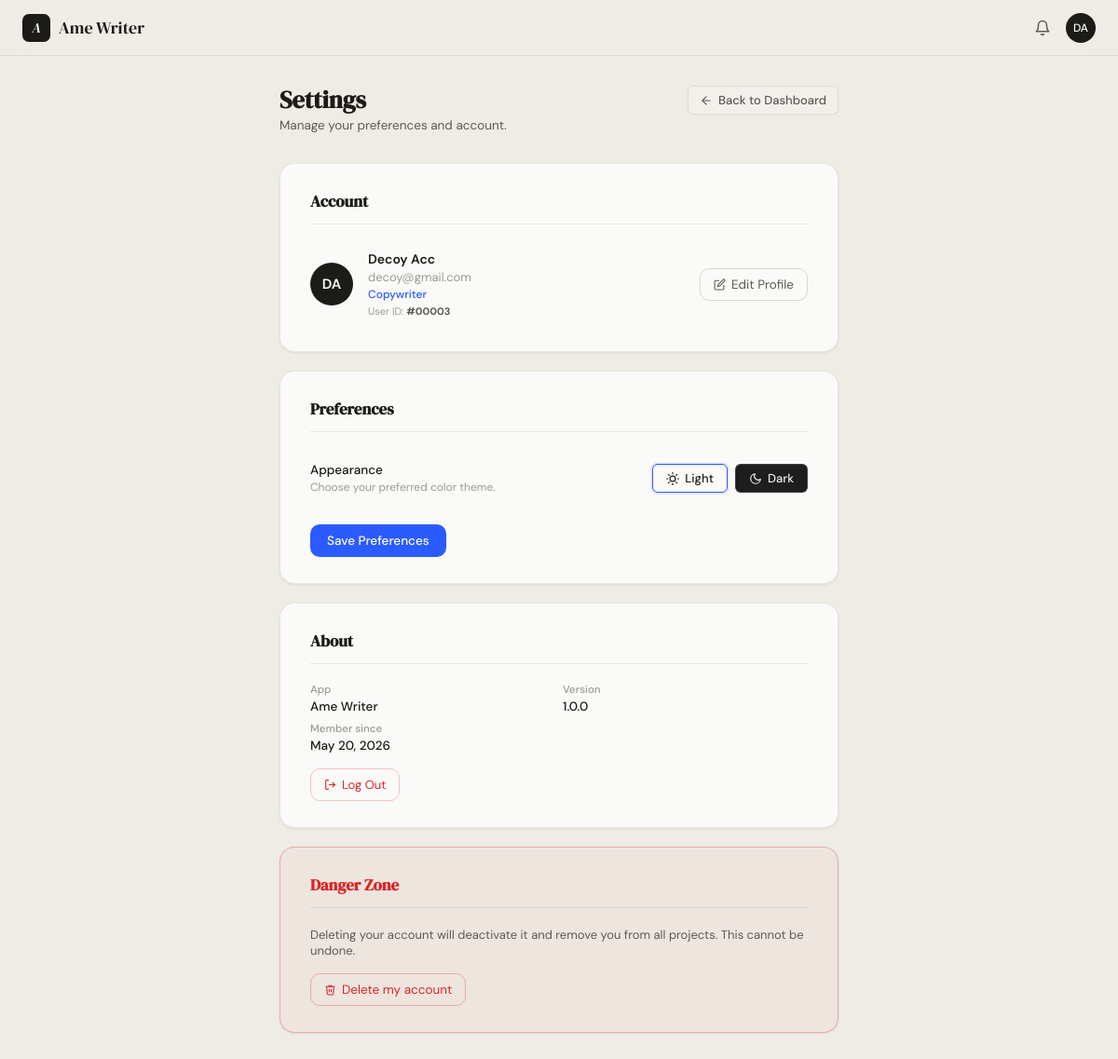
The app's page /settings.php (signed in) with its own data.
### tables this page shows
CREATE TABLE `users` (
  `id` int(11) NOT NULL,
  `name` varchar(100) NOT NULL,
  `email` varchar(150) NOT NULL,
  `password_hash` varchar(255) NOT NULL,
  `role` enum('speechwriter','ghostwriter','copywriter','journalist') DEFAULT 'copywriter',
  `is_active` tinyint(1) DEFAULT 1,
  `created_at` datetime DEFAULT current_timestamp(),
  `updated_at` datetime DEFAULT current_timestamp() ON UPDATE current_timestamp(),
  `settings` text DEFAULT NULL
);

### settings.php (the view, shortened to what this page needs)
<?php
$db      = getDB();
$user_id = (int) $_SESSION['user_id'];
$stmt = $db->prepare('SELECT * FROM users WHERE id=?');
$stmt->execute([$user_id]);
$user = $stmt->fetch();
function s_initials(string $name): string {
    $parts = explode(' ', trim($name));
    $i = strtoupper(substr($parts[0], 0, 1));
    if (count($parts) > 1) $i .= strtoupper(substr($parts[count($parts)-1], 0, 1));
    return $i;
}
?>
<!DOCTYPE html>
<html lang="en">
<head>
  <link rel="stylesheet" href="style.css" />
</head>
<body class="dashboard-body">
<?php include 'nav.php'; ?>
<div class="app-body app-body-centered">
  <main class="main-content" style="max-width:680px;margin-left:auto;margin-right:auto">
    <div class="page-header">
      <div>
        <h2>Settings</h2>
        <p>Manage your preferences and account.</p>
      </div>
      <a href="dashboard.php" class="btn-back-prominent">
        <svg style="width:14px;height:14px;stroke:currentColor;fill:none;stroke-width:2;stroke-linecap:round;stroke-linejoin:round"><use href="#i-arrow-l"/></svg>
        Back to Dashboard
      </a>
    </div>
    <div class="profile-section">
      <h3 class="profile-section-title">Account</h3>
      <div class="settings-account-row">
        <div class="profile-avatar-lg" style="width:46px;height:46px;font-size:15px;flex-shrink:0">
          <?= htmlspecialchars(s_initials($user['name'])) ?>
        </div>
        <div class="settings-account-info">
          <span class="settings-account-name"><?= htmlspecialchars($user['name']) ?></span>
          <span class="settings-account-email"><?= htmlspecialchars($user['email']) ?></span>
          <span class="settings-account-role"><?= htmlspecialchars($role_labels[$user['role']] ?? ucfirst($user['role'])) ?></span>
          <span style="font-size:11px;color:var(--ink-3);margin-top:1px">User ID: <strong style="color:var(--ink-2)">#<?= sprintf('%05d', (int)$user['id']) ?></strong></span>
        </div>
        <a href="profile.php" class="btn-ghost" style="margin-left:auto;white-space:nowrap;flex-shrink:0">
          <svg style="width:13px;height:13px;stroke:currentColor;fill:none;stroke-width:2"><use href="#i-edit"/></svg>
          Edit Profile
        </a>
      </div>
    </div>
    <div class="profile-section">
      <h3 class="profile-section-title">Preferences</h3>
      <form method="POST" action="settings.php">
        <div class="pref-row">
          <div class="pref-row-label">
            <div class="settings-toggle-title">Appearance</div>
            <div class="settings-toggle-sub">Choose your preferred color theme.</div>
          </div>
          <div class="theme-picker">
            <label class="theme-option">
              <span class="theme-swatch theme-swatch-light">
                Light
              </span>
            </label>
            <label class="theme-option">
              <span class="theme-swatch theme-swatch-dark">
                <svg width="14" height="14" viewBox="0 0 24 24" fill="none" stroke="currentColor" stroke-width="2" stroke-linecap="round" stroke-linejoin="round"><path d="M21 12.79A9 9 0 1 1 11.21 3 7 7 0 0 0 21 12.79z"/></svg>
                Dark
              </span>
            </label>
          </div>
        </div>
        <button class="btn-accent" type="submit" style="width:auto;margin-top:1.25rem">Save Preferences</button>
      </form>
    </div>
    <div class="profile-section">
      <h3 class="profile-section-title">About</h3>
      <div class="pdc-grid" style="gap:.5rem;margin-bottom:1rem">
        <div class="pdc-item"><span class="pdc-key">App</span><span class="pdc-val">Ame Writer</span></div>
        <div class="pdc-item"><span class="pdc-key">Version</span><span class="pdc-val">1.0.0</span></div>
        <div class="pdc-item">
          <span class="pdc-key">Member since</span>
          <span class="pdc-val"><?= (new DateTime($user['created_at']))->format('F j, Y') ?></span>
        </div>
      </div>
      <div style="display:flex;gap:.75rem;flex-wrap:wrap">
        <a href="logout.php" class="btn-ghost" style="font-size:13px;color:var(--red);border-color:rgba(220,38,38,.25)">
          <svg style="width:13px;height:13px;stroke:currentColor;fill:none;stroke-width:2"><use href="#i-logout"/></svg>
          Log Out
        </a>
      </div>
    </div>
    <div class="profile-section" style="border-color:rgba(220,38,38,.3);background:rgba(220,38,38,.03)">
      <h3 class="profile-section-title" style="color:var(--red)">Danger Zone</h3>
      <p style="font-size:13px;color:var(--ink-2);margin-bottom:1rem">
        Deleting your account will deactivate it and remove you from all projects. This cannot be undone.
      </p>
      <button class="btn-ghost" type="button" id="show-delete-btn"
              onclick="document.getElementById('delete-panel').style.display='block';this.style.display='none'"
              style="color:var(--red);border-color:rgba(220,38,38,.3)">
        <svg style="width:13px;height:13px;stroke:currentColor;fill:none;stroke-width:2"><use href="#i-trash"/></svg>
        Delete my account
      </button>
    </div>
  </main>
</div>
</body>
</html>

### records on screen
users: name "DA", name "Decoy Acc", email "decoy@gmail.com", role "Copywriter", id "00003", created_at "May 20, 2026"

### other values on screen
nav_initials($_SESSION['user_name']) "DA"
